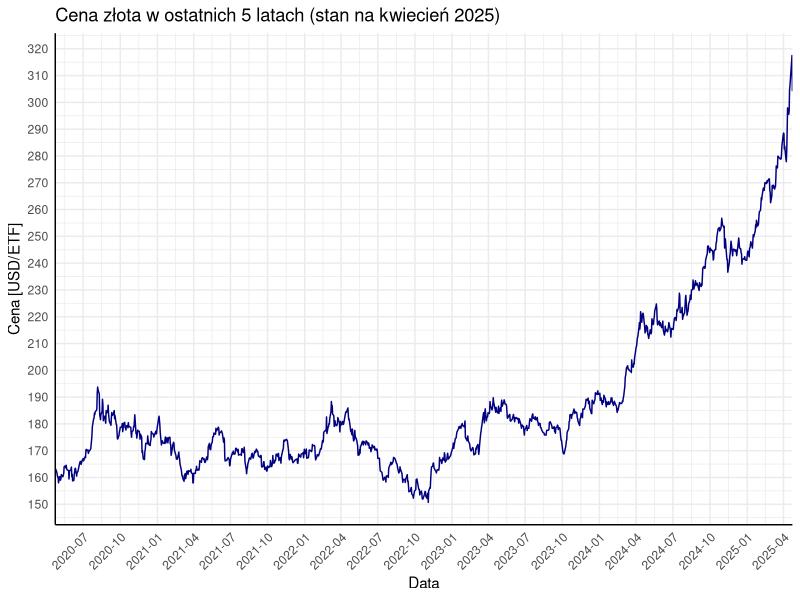

This figure's R source:
# źródło wykresu: https://independenttrader.pl/najwazniejsze-wydarzenia-minionych-tygodni-kwiecien-2025/
# wykres bezpośrednio: https://independenttrader.pl/wp-content/uploads/2025/04/GLD.png
# źródło danych: https://finance.yahoo.com/quote/GLD/history/?guce_referrer=aHR0cHM6Ly9jaGF0Z3B0LmNvbS8&guce_referrer_sig=AQAAADXzNYuil88sXET-_MqSfAUMorVu7axux_-1vmCJ7dmsv3jLj-UKOw_vGh_Gbbizs8N4v4TWo0rPNrwQgtIA1uf-Yk2SWQBUZuRixNvrGr-EuySnwBV3Aol2DUgkyVgQieOntZ53xFyib5KYjM914r58SK8capbfZvesslyteQa4&period1=1587600000&period2=1745366400&frequency=1d

# Piewszym elementem wizualizacji wymagającym poprawy to opis osi. Oś X na wyresie źródlowym jest nieczytelnie podpisana, są tam podane tylko pierwsze litery kolejnych miesięcy i trzeba się domyślać od którego miesiąca wykres się zaczyna. Nie ma podanych jednostek ceny złota w która jest podana na osi Y. Ponadto brakuje opisu całego wykresu, bez wczytywania się w tekst artykułu nie wiemy co przedstawia wykres.

library(dplyr)
library(ggplot2)
library(readxl)

zloto <- read_excel("gld_us_d.xlsx")
zloto <- as.data.frame(zloto)
zloto$Date <- as.Date(zloto$Date)

ggplot(zloto, aes(x = Date, y = Open)) +
  geom_line(color = "navy") +
  scale_x_date(date_breaks = "3 months",
               date_labels = "%Y-%m",
               expand = c(0, 0)) +
  scale_y_continuous(breaks = scales::pretty_breaks(n = 20)) +
  labs(title = "Cena złota w ostatnich 5 latach (stan na kwiecień 2025)",
       x = "Data",
       y = "Cena [USD/ETF]") +
  theme_minimal() +
  theme(axis.line = element_line(color = "black"),
        axis.text.x = element_text(angle = 45, hjust = 1))

# Nowy wykres jest lepszy od oryginalnego, bo posiada dokładne opisy i widać na nim co przedstawia.
